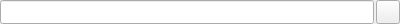
<?xml version="1.0" encoding="UTF-8"?>
<ui version="4.0">
 <class>FileSelectWidget</class>
 <widget class="QWidget" name="FileSelectWidget">
  <property name="geometry">
   <rect>
    <x>0</x>
    <y>0</y>
    <width>400</width>
    <height>24</height>
   </rect>
  </property>
  <property name="sizePolicy">
   <sizepolicy hsizetype="Preferred" vsizetype="Fixed">
    <horstretch>0</horstretch>
    <verstretch>0</verstretch>
   </sizepolicy>
  </property>
  <property name="minimumSize">
   <size>
    <width>0</width>
    <height>24</height>
   </size>
  </property>
  <property name="maximumSize">
   <size>
    <width>16777215</width>
    <height>24</height>
   </size>
  </property>
  <property name="windowTitle">
   <string>Form</string>
  </property>
  <layout class="QHBoxLayout" name="horizontalLayout">
   <property name="spacing">
    <number>2</number>
   </property>
   <property name="margin">
    <number>0</number>
   </property>
   <item>
    <widget class="QLineEdit" name="textEdit">
     <property name="minimumSize">
      <size>
       <width>0</width>
       <height>24</height>
      </size>
     </property>
     <property name="focusPolicy">
      <enum>Qt::NoFocus</enum>
     </property>
     <property name="contextMenuPolicy">
      <enum>Qt::NoContextMenu</enum>
     </property>
     <property name="readOnly">
      <bool>true</bool>
     </property>
    </widget>
   </item>
   <item>
    <widget class="QToolButton" name="launchBtn">
     <property name="minimumSize">
      <size>
       <width>24</width>
       <height>24</height>
      </size>
     </property>
     <property name="text">
      <string/>
     </property>
     <property name="icon">
      <iconset resource="resources.qrc">
       <normaloff>:/icons/media-floppy.png</normaloff>:/icons/media-floppy.png</iconset>
     </property>
    </widget>
   </item>
  </layout>
 </widget>
 <resources>
  <include location="resources.qrc"/>
 </resources>
 <connections/>
</ui>
